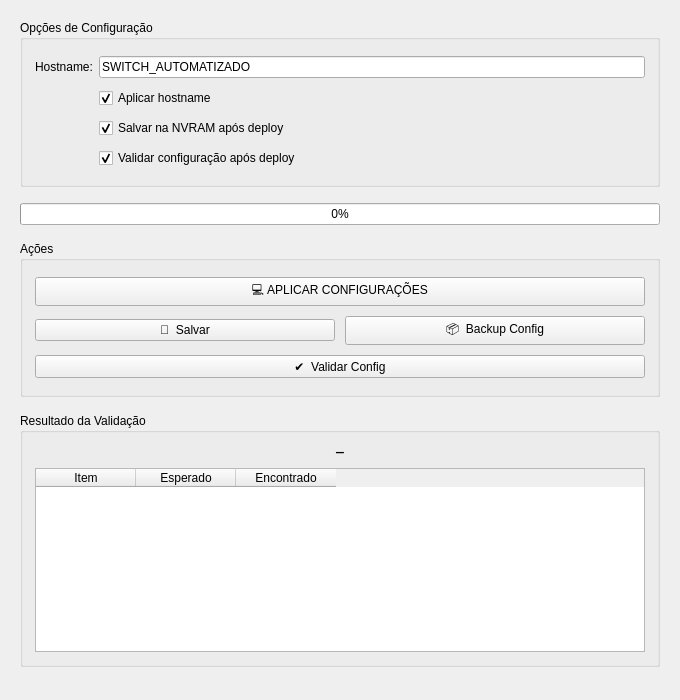
<?xml version="1.0" encoding="UTF-8"?>
<ui version="4.0">
 <class>DeployPage</class>
 <widget class="QWidget" name="DeployPage">
  <property name="geometry">
   <rect>
    <x>0</x>
    <y>0</y>
    <width>680</width>
    <height>700</height>
   </rect>
  </property>
  <property name="windowTitle">
   <string>Deploy</string>
  </property>
  <layout class="QVBoxLayout" name="layoutRaiz">
   <property name="spacing">
    <number>16</number>
   </property>
   <property name="leftMargin">
    <number>20</number>
   </property>
   <property name="topMargin">
    <number>20</number>
   </property>
   <property name="rightMargin">
    <number>20</number>
   </property>
   <property name="bottomMargin">
    <number>20</number>
   </property>
   <item>
    <widget class="QGroupBox" name="grpOpcoes">
     <property name="title">
      <string>Opções de Configuração</string>
     </property>
     <layout class="QFormLayout" name="formOpcoes">
      <property name="verticalSpacing">
       <number>10</number>
      </property>
      <property name="leftMargin">
       <number>12</number>
      </property>
      <property name="topMargin">
       <number>16</number>
      </property>
      <property name="rightMargin">
       <number>12</number>
      </property>
      <property name="bottomMargin">
       <number>16</number>
      </property>
      <item row="0" column="0">
       <widget class="QLabel" name="lblHostname">
        <property name="text">
         <string>Hostname:</string>
        </property>
       </widget>
      </item>
      <item row="0" column="1">
       <widget class="QLineEdit" name="lineHostname">
        <property name="text">
         <string>SWITCH_AUTOMATIZADO</string>
        </property>
       </widget>
      </item>
      <item row="1" column="0">
       <widget class="QLabel" name="lblChkHn">
        <property name="text">
         <string/>
        </property>
       </widget>
      </item>
      <item row="1" column="1">
       <widget class="QCheckBox" name="chkHostname">
        <property name="text">
         <string>Aplicar hostname</string>
        </property>
        <property name="checked">
         <bool>true</bool>
        </property>
       </widget>
      </item>
      <item row="2" column="0">
       <widget class="QLabel" name="lblChkSalvar">
        <property name="text">
         <string/>
        </property>
       </widget>
      </item>
      <item row="2" column="1">
       <widget class="QCheckBox" name="chkSalvar">
        <property name="text">
         <string>Salvar na NVRAM após deploy</string>
        </property>
        <property name="checked">
         <bool>true</bool>
        </property>
       </widget>
      </item>
      <item row="3" column="0">
       <widget class="QLabel" name="lblChkValidar">
        <property name="text">
         <string/>
        </property>
       </widget>
      </item>
      <item row="3" column="1">
       <widget class="QCheckBox" name="chkValidar">
        <property name="text">
         <string>Validar configuração após deploy</string>
        </property>
        <property name="checked">
         <bool>true</bool>
        </property>
       </widget>
      </item>
     </layout>
    </widget>
   </item>
   <item>
    <widget class="QProgressBar" name="progressBar">
     <property name="value">
      <number>0</number>
     </property>
     <property name="fixedHeight" stdset="0">
      <number>18</number>
     </property>
    </widget>
   </item>
   <item>
    <widget class="QGroupBox" name="grpAcoes">
     <property name="title">
      <string>Ações</string>
     </property>
     <layout class="QGridLayout" name="gridAcoes">
      <property name="leftMargin">
       <number>12</number>
      </property>
      <property name="topMargin">
       <number>16</number>
      </property>
      <property name="rightMargin">
       <number>12</number>
      </property>
      <property name="bottomMargin">
       <number>16</number>
      </property>
      <property name="spacing">
       <number>10</number>
      </property>
      <item row="0" column="0" colspan="2">
       <widget class="QPushButton" name="btnDeploy">
        <property name="text">
         <string>💻 APLICAR CONFIGURAÇÕES</string>
        </property>
       </widget>
      </item>
      <item row="1" column="0">
       <widget class="QPushButton" name="btnSalvar">
        <property name="text">
         <string>💾  Salvar</string>
        </property>
       </widget>
      </item>
      <item row="1" column="1">
       <widget class="QPushButton" name="btnBackup">
        <property name="text">
         <string>📦  Backup Config</string>
        </property>
       </widget>
      </item>
      <item row="2" column="0" colspan="2">
       <widget class="QPushButton" name="btnValidar">
        <property name="text">
         <string>✔  Validar Config</string>
        </property>
       </widget>
      </item>
     </layout>
    </widget>
   </item>
   <item>
    <widget class="QGroupBox" name="grpValidacao">
     <property name="title">
      <string>Resultado da Validação</string>
     </property>
     <layout class="QVBoxLayout" name="layoutValidacao">
      <property name="spacing">
       <number>8</number>
      </property>
      <property name="leftMargin">
       <number>12</number>
      </property>
      <property name="topMargin">
       <number>12</number>
      </property>
      <property name="rightMargin">
       <number>12</number>
      </property>
      <property name="bottomMargin">
       <number>12</number>
      </property>
      <item>
       <widget class="QLabel" name="lblResultadoVal">
        <property name="font">
         <font>
          <family>Consolas</family>
          <pointsize>10</pointsize>
          <bold>true</bold>
         </font>
        </property>
        <property name="text">
         <string>—</string>
        </property>
        <property name="alignment">
         <set>Qt::AlignmentFlag::AlignCenter</set>
        </property>
       </widget>
      </item>
      <item>
       <widget class="QTableWidget" name="tableValidacao">
        <property name="columnCount">
         <number>3</number>
        </property>
        <column>
         <property name="text">
          <string>Item</string>
         </property>
        </column>
        <column>
         <property name="text">
          <string>Esperado</string>
         </property>
        </column>
        <column>
         <property name="text">
          <string>Encontrado</string>
         </property>
        </column>
       </widget>
      </item>
     </layout>
    </widget>
   </item>
   <item>
    <spacer>
     <property name="orientation">
      <enum>Qt::Orientation::Vertical</enum>
     </property>
     <property name="sizeHint" stdset="0">
      <size>
       <width>20</width>
       <height>20</height>
      </size>
     </property>
    </spacer>
   </item>
  </layout>
 </widget>
 <resources/>
 <connections/>
 <slots>
  <slot>on_btnDeploy_clicked()</slot>
  <slot>on_btnSalvar_clicked()</slot>
  <slot>on_btnBackup_clicked()</slot>
  <slot>on_btnValidar_clicked()</slot>
 </slots>
</ui>
